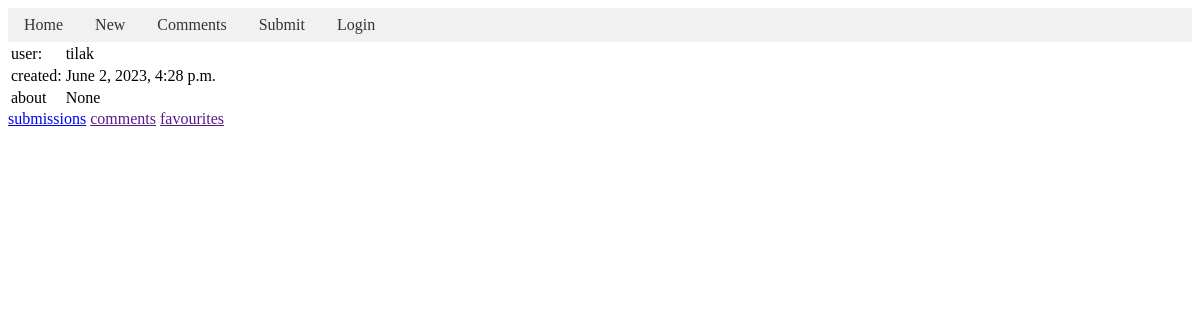
/user/?id=tilak, run on the app's committed database.
### base/models.py (models this page shows, shortened)
class User(AbstractUser):
    name = models.TextField(max_length=200, null=True)
    username = models.TextField(max_length=200, null=False, unique=True)
    email = models.EmailField(null=True)
    about = models.TextField(max_length=200, null=True)
    created = models.DateTimeField(auto_now_add=True)
    fav_posts = models.ManyToManyField('Post', related_name='fav_by')
    fav_comments = models.ManyToManyField('Comment', related_name='fav_by')

### base/views.py (the view)
# urls.py: path('user/', views.profile, name='user'),
def profile(request):
    username = request.GET.get('id')
    user = User.objects.get(username=username)
    context = {'user':user}
    return render(request, 'base/profile.html', context)

### base/templates/base/profile.html
{% extends 'main.html' %}
{% block content %}
{% if user.id == request.user.id %}
<div>
<p>:|</p>
</div>
{% else %}
<div>
<table>
    <tr>
        <td>user:</td>
        <td>{{user.username}}</td>
    </tr>
    <tr>
        <td>created:</td>
        <td>{{user.created}}</td>
    </tr>
    <tr>
        <td>about</td>
        <td>{{user.about}}</td>
    </tr>
</table>
<a href="{% url 'userItems' %}?id={{user.username}}">submissions</a>
<a href="">comments</a>
<a href="">favourites</a>
</div>
{% endif %}
{% endblock content %}

### data on the page
User: username "tilak", created "June 2, 2023, 4:28 p.m.", about "None"
